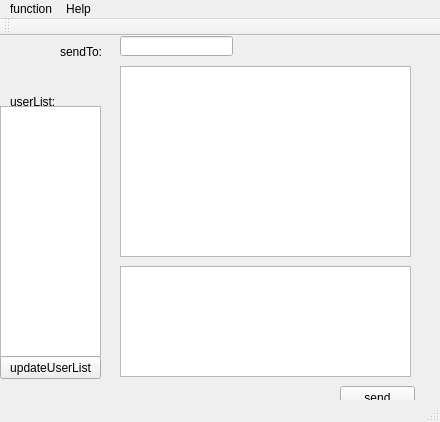
<?xml version="1.0" encoding="UTF-8"?>
<ui version="4.0">
 <class>MainWindow</class>
 <widget class="QMainWindow" name="MainWindow">
  <property name="geometry">
   <rect>
    <x>0</x>
    <y>0</y>
    <width>440</width>
    <height>422</height>
   </rect>
  </property>
  <property name="windowTitle">
   <string>MainWindow</string>
  </property>
  <widget class="QWidget" name="centralWidget">
   <widget class="QTextEdit" name="sendTextBox">
    <property name="geometry">
     <rect>
      <x>120</x>
      <y>230</y>
      <width>291</width>
      <height>111</height>
     </rect>
    </property>
   </widget>
   <widget class="QTextEdit" name="receiveTextBox">
    <property name="geometry">
     <rect>
      <x>120</x>
      <y>30</y>
      <width>291</width>
      <height>191</height>
     </rect>
    </property>
   </widget>
   <widget class="QPushButton" name="sendButton">
    <property name="geometry">
     <rect>
      <x>340</x>
      <y>350</y>
      <width>75</width>
      <height>23</height>
     </rect>
    </property>
    <property name="text">
     <string>send</string>
    </property>
   </widget>
   <widget class="QLineEdit" name="sendToLineEdit">
    <property name="geometry">
     <rect>
      <x>120</x>
      <y>0</y>
      <width>113</width>
      <height>20</height>
     </rect>
    </property>
   </widget>
   <widget class="QLabel" name="label">
    <property name="geometry">
     <rect>
      <x>60</x>
      <y>10</y>
      <width>54</width>
      <height>12</height>
     </rect>
    </property>
    <property name="text">
     <string>sendTo:</string>
    </property>
   </widget>
   <widget class="QTextEdit" name="userListTextBox">
    <property name="geometry">
     <rect>
      <x>0</x>
      <y>70</y>
      <width>101</width>
      <height>251</height>
     </rect>
    </property>
   </widget>
   <widget class="QLabel" name="label_2">
    <property name="geometry">
     <rect>
      <x>10</x>
      <y>60</y>
      <width>54</width>
      <height>12</height>
     </rect>
    </property>
    <property name="text">
     <string>userList:</string>
    </property>
   </widget>
   <widget class="QPushButton" name="updateUserListButton">
    <property name="geometry">
     <rect>
      <x>0</x>
      <y>320</y>
      <width>101</width>
      <height>23</height>
     </rect>
    </property>
    <property name="text">
     <string>updateUserList</string>
    </property>
   </widget>
  </widget>
  <widget class="QMenuBar" name="menuBar">
   <property name="geometry">
    <rect>
     <x>0</x>
     <y>0</y>
     <width>440</width>
     <height>17</height>
    </rect>
   </property>
   <widget class="QMenu" name="menuNetChat">
    <property name="title">
     <string>function</string>
    </property>
    <addaction name="actionConnect"/>
    <addaction name="actionLogin"/>
    <addaction name="actionLogoff"/>
   </widget>
   <widget class="QMenu" name="menuHelp">
    <property name="title">
     <string>Help</string>
    </property>
    <addaction name="actionAbout"/>
   </widget>
   <addaction name="menuNetChat"/>
   <addaction name="menuHelp"/>
  </widget>
  <widget class="QToolBar" name="mainToolBar">
   <attribute name="toolBarArea">
    <enum>TopToolBarArea</enum>
   </attribute>
   <attribute name="toolBarBreak">
    <bool>false</bool>
   </attribute>
  </widget>
  <widget class="QStatusBar" name="statusBar"/>
  <action name="actionConnect">
   <property name="text">
    <string>connect</string>
   </property>
   <property name="toolTip">
    <string>connect To server</string>
   </property>
  </action>
  <action name="actionLogin">
   <property name="text">
    <string>login</string>
   </property>
   <property name="toolTip">
    <string>login with you username and password.</string>
   </property>
  </action>
  <action name="actionLogoff">
   <property name="text">
    <string>logoff</string>
   </property>
  </action>
  <action name="actionAbout">
   <property name="text">
    <string>About</string>
   </property>
  </action>
 </widget>
 <layoutdefault spacing="6" margin="11"/>
 <resources/>
 <connections/>
</ui>
